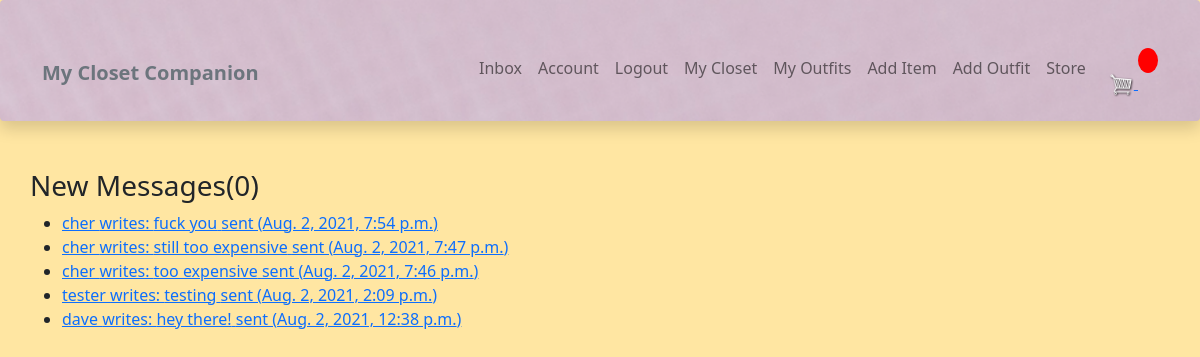
Page /inbox/ (signed in) on the earlier database version.
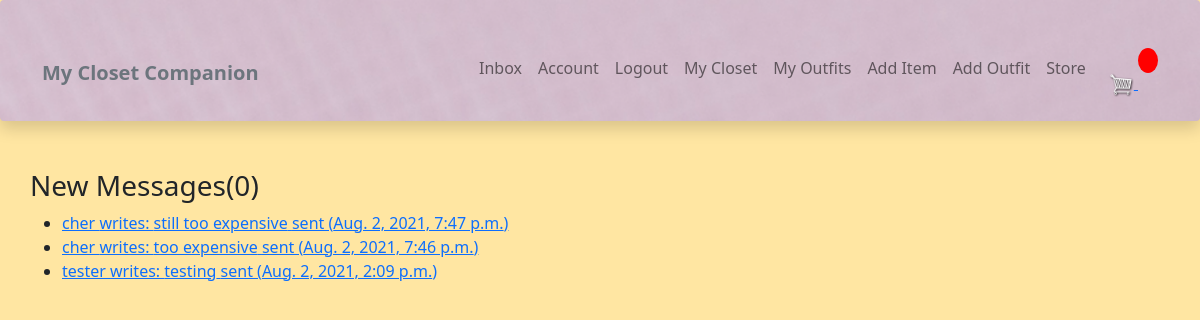
Same page on the later database version.
### user/models.py (models this page shows, shortened)
class Message(models.Model):
    sender = models.ForeignKey(Profile, on_delete=models.SET_NULL, null=True, blank=True)
    recipient = models.ForeignKey(Profile, on_delete=models.SET_NULL, null=True, blank=True, related_name="messages")
    name = models.CharField(max_length=200, blank=True, null=True)
    email = models.EmailField(max_length=200, blank=True, null=True)
    subject = models.CharField(max_length=200, blank=True, null=True)
    body = models.TextField()
    is_read = models.BooleanField(default = False, null=True)
    created = models.DateTimeField(auto_now_add=True)
    id = models.UUIDField(default=uuid.uuid4, unique=True, primary_key=True, editable=False)
    class Meta:
        ordering = ['is_read', '-created']

class Profile(models.Model):
    user = models.OneToOneField(
        User, on_delete=models.CASCADE, null=True, blank=True)
    name = models.CharField(max_length=200, blank=True, null=True)
    email = models.EmailField(max_length=500, blank=True, null=True)
    username = models.CharField(max_length=200, blank=True, null=True)
    location = models.CharField(max_length=200, blank=True, null=True)
    short_intro = models.CharField(max_length=200, blank=True, null=True)
    profile_image = models.ImageField(
        null=True, blank=True, upload_to='profiles/', default="profiles/user-default.png")
    social_instagram = models.CharField(max_length=200, blank=True, null=True)
    created = models.DateTimeField(auto_now_add=True)
    id = models.UUIDField(default=uuid.uuid4, unique=True,
                          primary_key=True, editable=False)
    def __str__(self):
        return str(self.username)

### user/views.py (the view)
# urls.py: path('inbox/', views.inbox, name='inbox'),
@login_required(login_url="login")
def inbox(request):
    profile = request.user.profile
    messageRequests = profile.messages.all()
    unreadCount = messageRequests.filter(is_read=False).count()
    context = {'messageRequests': messageRequests, 'unreadCount': unreadCount,}
    return render(request, 'user/inbox.html', context)

### user/templates/user/inbox.html
{% extends 'main.html' %}
{% block content %}
  <main class="inbox my-xl">
    <div class="content-box">
      <h3 class="inbox__title">New Messages(<span>{{unreadCount}}</span>)</h3>
      <ul class="messages">
        {% for message in messageRequests %}
        {% if message.is_read == False %}
        <li class="message message--unread">
          {% else %}
          <li class="message">
        {% endif %}
          <a href="{% url 'message' message.id %}">
            <span class="message__author">{{message.sender}} writes: </span>
            <span class="message__subject">{{message.subject}}</span>
            <span class="message__date">sent ({{message.created}})</span>
          </a>
        </li>
        {% endfor %}
      </ul>
    </div>
  </main>
{% endblock %}

Differences in the rows shown:
removed Message: sender "cher", subject "fuck you", created "Aug. 2, 2021, 7:54 p.m."
removed Message: sender "dave", subject "hey there!", created "Aug. 2, 2021, 12:38 p.m."
